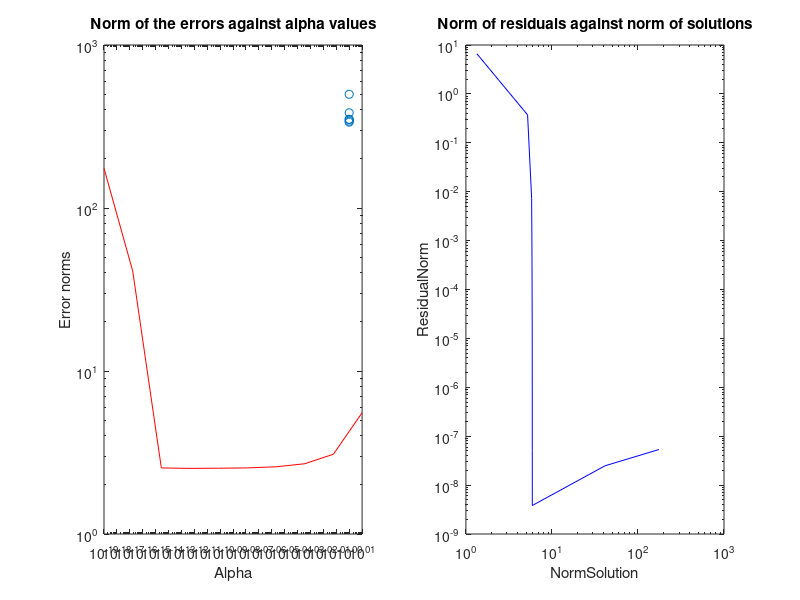

Write the MATLAB code that produced this figure.
rng('default');
n = 100;
H = hilb(n);
x_exact = rand(n, 1);
b = H * x_exact;

alphas = logspace(-19, 1, 10);
errorNorms = zeros(length(alphas), 1);
solutionNorms = zeros(length(alphas), 1);
residualNorms = zeros(length(alphas), 1);

for i = 1:length(alphas)
    x_reg = (H' * H + alphas(i) * eye(n)) \ H' * b;

    errorNorms(i) = norm(x_exact - x_reg);
    solutionNorms(i) = norm(x_reg);
    residualNorms(i) = norm(H * x_reg - b);
end

subplot(1, 2, 1);
loglog(alphas, errorNorms, 'r-');

hold on;
scatter(alphas, errorNorms, 'o');
title("Norm of the errors against alpha values");
xlabel("Alpha");
ylabel("Error norms");
hold off;

subplot(1, 2, 2);
loglog(solutionNorms, residualNorms, 'b-');
hold on;

scatter(solutionNorms, residualNorms, 'o');
title("Norm of residuals against norm of solutions");
xlabel("NormSolution");
ylabel("ResidualNorm");
hold off;